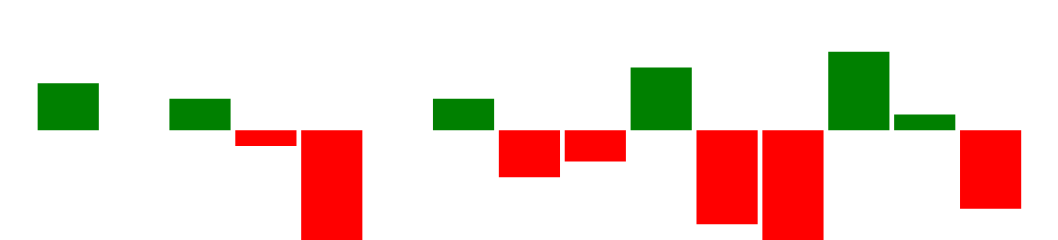

Source (Vega-Lite JSON):
### Vega specification from a JSON file in a GitHub repository (floating-point values rounded to 4 significant figures)
{"$schema": "https://vega.github.io/schema/vega/v5.json", "width": 225, "height": 40, "padding": 0, "data": [{"name": "table", "values": [{"game": "g1", "diff": 3}, {"game": "g2", "diff": 0}, {"game": "g3", "diff": 2}, {"game": "g4", "diff": -1}, {"game": "g5", "diff": -7}, {"game": "g6", "diff": 0}, {"game": "g7", "diff": 2}, {"game": "g8", "diff": -3}, {"game": "g9", "diff": -2}, {"game": "g10", "diff": 4}, {"game": "g11", "diff": -6}, {"game": "g12", "diff": -7}, {"game": "g13", "diff": 5}, {"game": "g14", "diff": 1}, {"game": "g15", "diff": -5}]}], "signals": [{"name": "tooltip", "value": {}, "on": [{"events": "rect:mouseover", "update": "datum"}, {"events": "rect:mouseout", "update": "{}"}]}], "scales": [{"name": "xscale", "type": "band", "domain": {"data": "table", "field": "game"}, "range": "width", "padding": 0.05, "round": true}, {"name": "yscale", "domain": {"data": "table", "field": "diff"}, "nice": true, "range": "height"}], "axes": [{"orient": "bottom", "scale": "xscale", "labels": false, "ticks": false}, {"orient": "right", "scale": "yscale", "labels": false, "ticks": false}], "marks": [{"type": "rect", "from": {"data": "table"}, "encode": {"enter": {"x": {"scale": "xscale", "field": "game"}, "width": {"scale": "xscale", "band": 1}, "y": {"scale": "yscale", "field": "diff"}, "y2": {"scale": "yscale", "value": 0}, "fill": [{"test": "datum.diff > 0", "value": "green"}, {"value": "red"}]}, "update": {"fill": [{"test": "datum.diff > 0", "value": "green"}, {"value": "red"}]}, "hover": {"fill": {"value": "black"}}}}, {"type": "text", "encode": {"enter": {"align": {"value": "center"}, "baseline": {"value": "bottom"}, "fill": {"value": "#333"}}, "update": {"x": {"scale": "xscale", "signal": "tooltip.game", "band": 0.5}, "y": {"scale": "yscale", "signal": "tooltip.diff", "offset": 0.05}, "text": {"signal": "tooltip.diff"}, "fillOpacity": [{"test": "datum === tooltip", "value": 0}, {"value": 1}]}}}], "config": {}}
